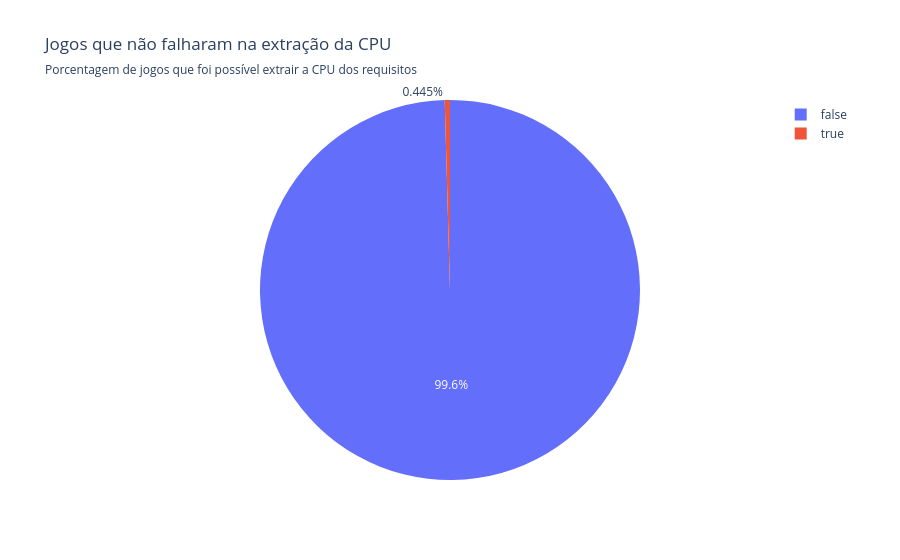

The notebook cell this image was saved under:
### Code cell
px.pie(games_raw, names='failed', title='Jogos que não falharam na extração da CPU', subtitle='Porcentagem de jogos que foi possível extrair a CPU dos requisitos')

### Figure 1 — Plotly figure (JSON) as saved in the notebook; plotly's stock layout.template omitted (floating-point values rounded to 4 significant figures; data arrays with more than 128 entries replaced by an {"elided": "..."} marker saying what was removed)
{"data": [{"domain": {"x": [0, 1], "y": [0, 1]}, "hovertemplate": "failed=%{label}<extra></extra>", "labels": {"elided": "25847 bool values"}, "legendgroup": "", "name": "", "showlegend": true, "type": "pie"}], "layout": {"legend": {"tracegroupgap": 0}, "title": {"subtitle": {"text": "Porcentagem de jogos que foi possível extrair a CPU dos requisitos"}, "text": "Jogos que não falharam na extração da CPU"}}}
